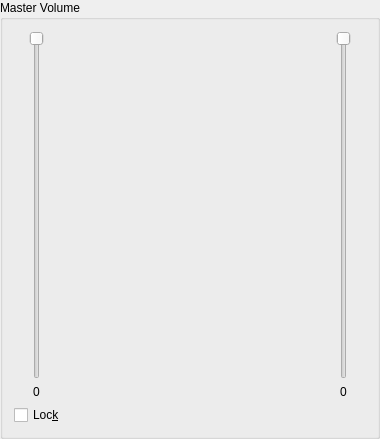
<?xml version="1.0" encoding="UTF-8"?>
<ui version="4.0">
 <class>MasterVolume</class>
 <widget class="QWidget" name="MasterVolume">
  <property name="geometry">
   <rect>
    <x>0</x>
    <y>0</y>
    <width>380</width>
    <height>439</height>
   </rect>
  </property>
  <property name="sizePolicy">
   <sizepolicy hsizetype="Expanding" vsizetype="Expanding">
    <horstretch>1</horstretch>
    <verstretch>0</verstretch>
   </sizepolicy>
  </property>
  <property name="windowTitle">
   <string>Master Volume</string>
  </property>
  <layout class="QVBoxLayout">
   <property name="spacing">
    <number>0</number>
   </property>
   <property name="leftMargin">
    <number>0</number>
   </property>
   <property name="topMargin">
    <number>0</number>
   </property>
   <property name="rightMargin">
    <number>0</number>
   </property>
   <property name="bottomMargin">
    <number>0</number>
   </property>
   <item>
    <widget class="QGroupBox" name="masterGroup">
     <property name="sizePolicy">
      <sizepolicy hsizetype="Expanding" vsizetype="Expanding">
       <horstretch>0</horstretch>
       <verstretch>0</verstretch>
      </sizepolicy>
     </property>
     <property name="title">
      <string>Master Volume</string>
     </property>
     <layout class="QVBoxLayout" name="verticalLayout_3">
      <item>
       <layout class="QHBoxLayout" name="horizontalLayout_3">
        <item>
         <layout class="QHBoxLayout" name="horizontalLayout">
          <item>
           <layout class="QVBoxLayout" name="verticalLayout">
            <item>
             <widget class="QSlider" name="leftSlider">
              <property name="sizePolicy">
               <sizepolicy hsizetype="Expanding" vsizetype="Expanding">
                <horstretch>2</horstretch>
                <verstretch>0</verstretch>
               </sizepolicy>
              </property>
              <property name="focusPolicy">
               <enum>Qt::ClickFocus</enum>
              </property>
              <property name="maximum">
               <number>127</number>
              </property>
              <property name="orientation">
               <enum>Qt::Vertical</enum>
              </property>
              <property name="invertedAppearance">
               <bool>true</bool>
              </property>
              <property name="invertedControls">
               <bool>true</bool>
              </property>
             </widget>
            </item>
            <item>
             <widget class="QLabel" name="leftVolLlabel">
              <property name="sizePolicy">
               <sizepolicy hsizetype="Expanding" vsizetype="Fixed">
                <horstretch>0</horstretch>
                <verstretch>0</verstretch>
               </sizepolicy>
              </property>
              <property name="minimumSize">
               <size>
                <width>45</width>
                <height>0</height>
               </size>
              </property>
              <property name="text">
               <string>0</string>
              </property>
              <property name="alignment">
               <set>Qt::AlignCenter</set>
              </property>
              <property name="wordWrap">
               <bool>false</bool>
              </property>
              <property name="margin">
               <number>0</number>
              </property>
              <property name="indent">
               <number>-1</number>
              </property>
             </widget>
            </item>
           </layout>
          </item>
          <item>
           <widget class="PeakMeter" name="leftMeter" native="true">
            <property name="sizePolicy">
             <sizepolicy hsizetype="Expanding" vsizetype="Expanding">
              <horstretch>1</horstretch>
              <verstretch>0</verstretch>
             </sizepolicy>
            </property>
            <property name="minimumSize">
             <size>
              <width>1</width>
              <height>0</height>
             </size>
            </property>
           </widget>
          </item>
         </layout>
        </item>
        <item>
         <layout class="QHBoxLayout" name="horizontalLayout_2">
          <item>
           <widget class="PeakMeter" name="rightMeter" native="true">
            <property name="sizePolicy">
             <sizepolicy hsizetype="Expanding" vsizetype="Expanding">
              <horstretch>1</horstretch>
              <verstretch>0</verstretch>
             </sizepolicy>
            </property>
            <property name="minimumSize">
             <size>
              <width>1</width>
              <height>0</height>
             </size>
            </property>
           </widget>
          </item>
          <item>
           <layout class="QVBoxLayout" name="verticalLayout_2">
            <item>
             <widget class="QSlider" name="rightSlider">
              <property name="sizePolicy">
               <sizepolicy hsizetype="Expanding" vsizetype="Expanding">
                <horstretch>2</horstretch>
                <verstretch>0</verstretch>
               </sizepolicy>
              </property>
              <property name="focusPolicy">
               <enum>Qt::ClickFocus</enum>
              </property>
              <property name="maximum">
               <number>127</number>
              </property>
              <property name="orientation">
               <enum>Qt::Vertical</enum>
              </property>
              <property name="invertedAppearance">
               <bool>true</bool>
              </property>
              <property name="invertedControls">
               <bool>true</bool>
              </property>
             </widget>
            </item>
            <item>
             <widget class="QLabel" name="rightVolLabel">
              <property name="sizePolicy">
               <sizepolicy hsizetype="Expanding" vsizetype="Fixed">
                <horstretch>0</horstretch>
                <verstretch>0</verstretch>
               </sizepolicy>
              </property>
              <property name="minimumSize">
               <size>
                <width>45</width>
                <height>0</height>
               </size>
              </property>
              <property name="text">
               <string>0</string>
              </property>
              <property name="alignment">
               <set>Qt::AlignCenter</set>
              </property>
              <property name="wordWrap">
               <bool>false</bool>
              </property>
             </widget>
            </item>
           </layout>
          </item>
         </layout>
        </item>
       </layout>
      </item>
      <item>
       <widget class="QCheckBox" name="checkLock">
        <property name="sizePolicy">
         <sizepolicy hsizetype="Expanding" vsizetype="Fixed">
          <horstretch>0</horstretch>
          <verstretch>0</verstretch>
         </sizepolicy>
        </property>
        <property name="text">
         <string>Loc&amp;k</string>
        </property>
        <property name="shortcut">
         <string>Alt+K</string>
        </property>
       </widget>
      </item>
     </layout>
    </widget>
   </item>
  </layout>
 </widget>
 <layoutdefault spacing="6" margin="11"/>
 <customwidgets>
  <customwidget>
   <class>PeakMeter</class>
   <extends>QWidget</extends>
   <header>peakmeter.h</header>
  </customwidget>
 </customwidgets>
 <includes>
  <include location="local">peakmeter.h</include>
  <include location="local">peakmeter.h</include>
 </includes>
 <resources/>
 <connections>
  <connection>
   <sender>leftSlider</sender>
   <signal>valueChanged(int)</signal>
   <receiver>leftVolLlabel</receiver>
   <slot>setNum(int)</slot>
   <hints>
    <hint type="sourcelabel">
     <x>20</x>
     <y>20</y>
    </hint>
    <hint type="destinationlabel">
     <x>20</x>
     <y>20</y>
    </hint>
   </hints>
  </connection>
  <connection>
   <sender>rightSlider</sender>
   <signal>valueChanged(int)</signal>
   <receiver>rightVolLabel</receiver>
   <slot>setNum(int)</slot>
   <hints>
    <hint type="sourcelabel">
     <x>20</x>
     <y>20</y>
    </hint>
    <hint type="destinationlabel">
     <x>20</x>
     <y>20</y>
    </hint>
   </hints>
  </connection>
 </connections>
</ui>
